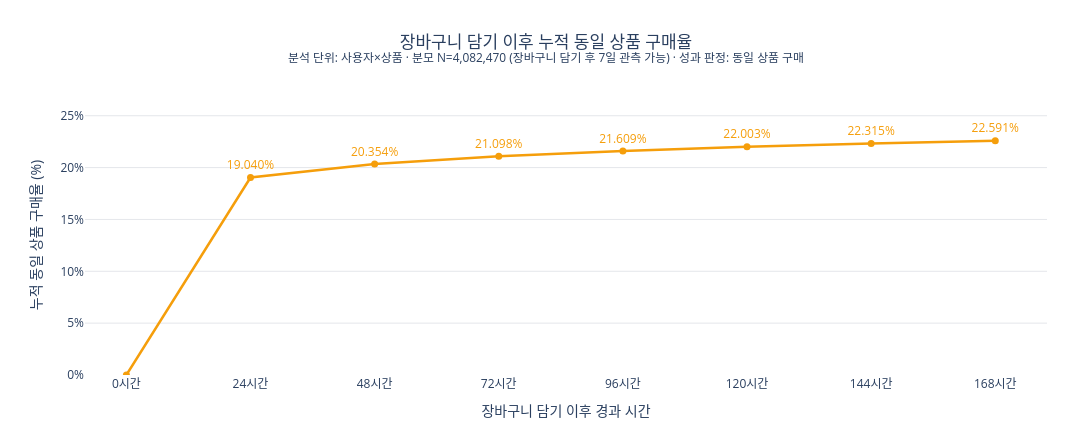

The notebook cell saved with this chart:
### Code cell
# 구간별 구매 수를 최초 Cart 시점의 동일한 적격군 분모로 누적한다.
assert len(rates) == 7 and cart_7day == 4_082_470
purchase_counts = rates['다음24시간_구매_사용자상품수'].astype('int64')
cumulative_purchases = purchase_counts.cumsum()
cumulative_rates = cumulative_purchases / cart_7day * 100
first24_share = first_day_buy / int(cumulative_purchases.iloc[-1]) * 100
hours = list(range(24, 169, 24))
assert int(purchase_counts.iloc[0]) == first_day_buy
assert round(float(cumulative_rates.iloc[0]), 3) == 19.040
assert round(float(cumulative_rates.iloc[-1]), 3) == 22.591

plot_hours = [0] + hours
plot_rates = [0.0] + cumulative_rates.tolist()
fig = go.Figure(go.Scatter(
    x=plot_hours, y=plot_rates,
    mode='lines+markers+text',
    line=dict(color=COLORS['cart'], width=2.5),
    marker=dict(size=7, color=COLORS['cart']),
    text=[''] + [f'{rate:.3f}%' for rate in cumulative_rates],
    textposition='top center',
    textfont=dict(color=COLORS['cart'], size=12),
    hovertemplate='장바구니 담기 후 %{x}시간<br>누적 동일 상품 구매율 %{y:.3f}%<extra></extra>',
    showlegend=False,
))
fig.update_layout(
    title=dict(text=f'장바구니 담기 이후 누적 동일 상품 구매율<br><sup>분석 단위: 사용자×상품 · 분모 N={cart_7day:,} (장바구니 담기 후 7일 관측 가능) · 성과 판정: 동일 상품 구매</sup>', x=0.5),
    xaxis=dict(title='장바구니 담기 이후 경과 시간', tickmode='array', tickvals=plot_hours,
               ticktext=[f'{h}시간' for h in plot_hours], range=[-8, 178],
               showgrid=False, zeroline=False, showline=False),
    yaxis=dict(title='누적 동일 상품 구매율 (%)', range=[0, 27], dtick=5, ticksuffix='%',
               gridcolor='#E5E7EB', zeroline=False, showline=False),
    paper_bgcolor='white', plot_bgcolor='white', height=440, width=1108,
    margin=dict(l=85, r=45, t=95, b=65),
)
fig.show()

### Figure 1 — Plotly figure (JSON) as saved in the notebook; plotly's stock layout.template omitted (floating-point values rounded to 4 significant figures)
{"data": [{"hovertemplate": "장바구니 담기 후 %{x}시간<br>누적 동일 상품 구매율 %{y:.3f}%<extra></extra>", "line": {"color": "#F59E0B", "width": 2.5}, "marker": {"color": "#F59E0B", "size": 7}, "mode": "lines+markers+text", "showlegend": false, "text": ["", "19.040%", "20.354%", "21.098%", "21.609%", "22.003%", "22.315%", "22.591%"], "textfont": {"color": "#F59E0B", "size": 12}, "textposition": "top center", "type": "scatter", "x": [0, 24, 48, 72, 96, 120, 144, 168], "y": [0, 19.04, 20.35, 21.1, 21.61, 22.0, 22.32, 22.59]}], "layout": {"height": 440, "margin": {"b": 65, "l": 85, "r": 45, "t": 95}, "paper_bgcolor": "white", "plot_bgcolor": "white", "title": {"text": "장바구니 담기 이후 누적 동일 상품 구매율<br><sup>분석 단위: 사용자×상품 · 분모 N=4,082,470 (장바구니 담기 후 7일 관측 가능) · 성과 판정: 동일 상품 구매</sup>", "x": 0.5}, "width": 1108, "xaxis": {"range": [-8, 178], "showgrid": false, "showline": false, "tickmode": "array", "ticktext": ["0시간", "24시간", "48시간", "72시간", "96시간", "120시간", "144시간", "168시간"], "tickvals": [0, 24, 48, 72, 96, 120, 144, 168], "title": {"text": "장바구니 담기 이후 경과 시간"}, "zeroline": false}, "yaxis": {"dtick": 5, "gridcolor": "#E5E7EB", "range": [0, 27], "showline": false, "ticksuffix": "%", "title": {"text": "누적 동일 상품 구매율 (%)"}, "zeroline": false}}}
